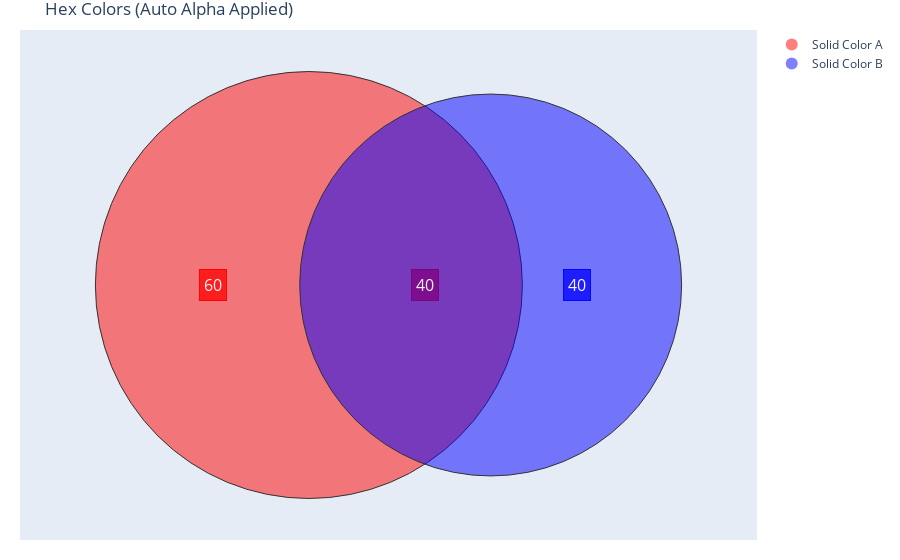
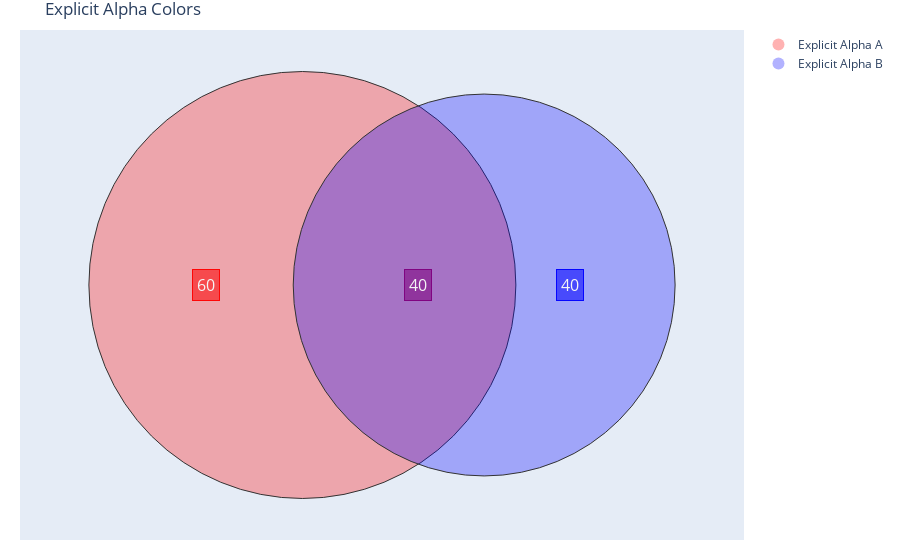

The code cell stored with these charts, in order, in its notebook:
### Code cell
# Test colors without alpha - should now work properly
fig = venn(
    a_count=100, 
    b_count=80, 
    ab_count=40,
    labels=("Solid Color A", "Solid Color B"),
    colors=("#FF0000", "#0000FF"),  # Pure red and blue without alpha
    title="Hex Colors (Auto Alpha Applied)"
)
fig.show()

# Compare with explicit alpha
fig2 = venn(
    a_count=100, 
    b_count=80, 
    ab_count=40,
    labels=("Explicit Alpha A", "Explicit Alpha B"),
    colors=("rgba(255,0,0,0.3)", "rgba(0,0,255,0.3)"),  # Same colors with explicit alpha
    title="Explicit Alpha Colors"
)
fig2.show()

### Figure 1 — Plotly figure (JSON) as saved in the notebook; plotly's stock layout.template omitted (floating-point values rounded to 4 significant figures)
{"data": [{"marker": {"color": "rgba(255,0,0,0.500)", "size": 12}, "mode": "markers", "name": "Solid Color A", "showlegend": true, "type": "scatter", "x": [null], "y": [null]}, {"marker": {"color": "rgba(0,0,255,0.500)", "size": 12}, "mode": "markers", "name": "Solid Color B", "showlegend": true, "type": "scatter", "x": [null], "y": [null]}], "layout": {"annotations": [{"align": "center", "bgcolor": "rgba(255,0,0,0.750)", "bordercolor": "rgba(255,0,0,0.950)", "borderpad": 4, "borderwidth": 1, "font": {"color": "#f5f5f5", "size": 16}, "name": "only_a", "showarrow": false, "text": "60", "x": -1.576, "xanchor": "center", "y": 0, "yanchor": "middle"}, {"align": "center", "bgcolor": "rgba(127,0,127,0.750)", "bordercolor": "rgba(127,0,127,0.950)", "borderpad": 4, "borderwidth": 1, "font": {"color": "#f5f5f5", "size": 16}, "name": "both", "showarrow": false, "text": "40", "x": 0.2114, "xanchor": "center", "y": 0, "yanchor": "middle"}, {"align": "center", "bgcolor": "rgba(0,0,255,0.750)", "bordercolor": "rgba(0,0,255,0.950)", "borderpad": 4, "borderwidth": 1, "font": {"color": "#f5f5f5", "size": 16}, "name": "only_b", "showarrow": false, "text": "40", "x": 1.491, "xanchor": "center", "y": 0, "yanchor": "middle"}], "margin": {"b": 20, "l": 20, "r": 20, "t": 30}, "shapes": [{"fillcolor": "rgba(255,0,0,0.500)", "line": {"color": "#333", "width": 1}, "type": "circle", "x0": -2.566, "x1": 1.034, "xref": "x", "y0": -1.8, "y1": 1.8, "yref": "y"}, {"fillcolor": "rgba(0,0,255,0.500)", "line": {"color": "#333", "width": 1}, "type": "circle", "x0": -0.8436, "x1": 2.376, "xref": "x", "y0": -1.61, "y1": 1.61, "yref": "y"}], "showlegend": true, "title": {"text": "Hex Colors (Auto Alpha Applied)"}, "xaxis": {"range": [-2.916, 2.726], "visible": false}, "yaxis": {"range": [-2.15, 2.15], "scaleanchor": "x", "scaleratio": 1, "visible": false}}}

### Figure 2 — Plotly figure (JSON) as saved in the notebook; plotly's stock layout.template omitted (floating-point values rounded to 4 significant figures)
{"data": [{"marker": {"color": "rgba(255,0,0,0.300)", "size": 12}, "mode": "markers", "name": "Explicit Alpha A", "showlegend": true, "type": "scatter", "x": [null], "y": [null]}, {"marker": {"color": "rgba(0,0,255,0.300)", "size": 12}, "mode": "markers", "name": "Explicit Alpha B", "showlegend": true, "type": "scatter", "x": [null], "y": [null]}], "layout": {"annotations": [{"align": "center", "bgcolor": "rgba(255,0,0,0.550)", "bordercolor": "rgba(255,0,0,0.950)", "borderpad": 4, "borderwidth": 1, "font": {"color": "#f5f5f5", "size": 16}, "name": "only_a", "showarrow": false, "text": "60", "x": -1.576, "xanchor": "center", "y": 0, "yanchor": "middle"}, {"align": "center", "bgcolor": "rgba(127,0,127,0.550)", "bordercolor": "rgba(127,0,127,0.950)", "borderpad": 4, "borderwidth": 1, "font": {"color": "#f5f5f5", "size": 16}, "name": "both", "showarrow": false, "text": "40", "x": 0.2114, "xanchor": "center", "y": 0, "yanchor": "middle"}, {"align": "center", "bgcolor": "rgba(0,0,255,0.550)", "bordercolor": "rgba(0,0,255,0.950)", "borderpad": 4, "borderwidth": 1, "font": {"color": "#f5f5f5", "size": 16}, "name": "only_b", "showarrow": false, "text": "40", "x": 1.491, "xanchor": "center", "y": 0, "yanchor": "middle"}], "margin": {"b": 20, "l": 20, "r": 20, "t": 30}, "shapes": [{"fillcolor": "rgba(255,0,0,0.300)", "line": {"color": "#333", "width": 1}, "type": "circle", "x0": -2.566, "x1": 1.034, "xref": "x", "y0": -1.8, "y1": 1.8, "yref": "y"}, {"fillcolor": "rgba(0,0,255,0.300)", "line": {"color": "#333", "width": 1}, "type": "circle", "x0": -0.8436, "x1": 2.376, "xref": "x", "y0": -1.61, "y1": 1.61, "yref": "y"}], "showlegend": true, "title": {"text": "Explicit Alpha Colors"}, "xaxis": {"range": [-2.916, 2.726], "visible": false}, "yaxis": {"range": [-2.15, 2.15], "scaleanchor": "x", "scaleratio": 1, "visible": false}}}
